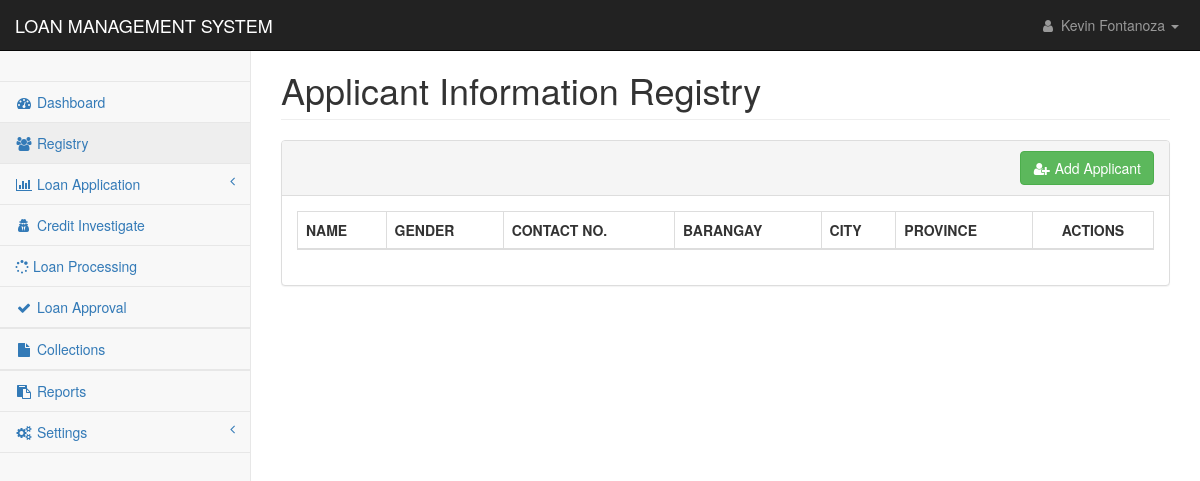
The page /pages/registry_applicant.php (signed in) on the database as committed earlier.
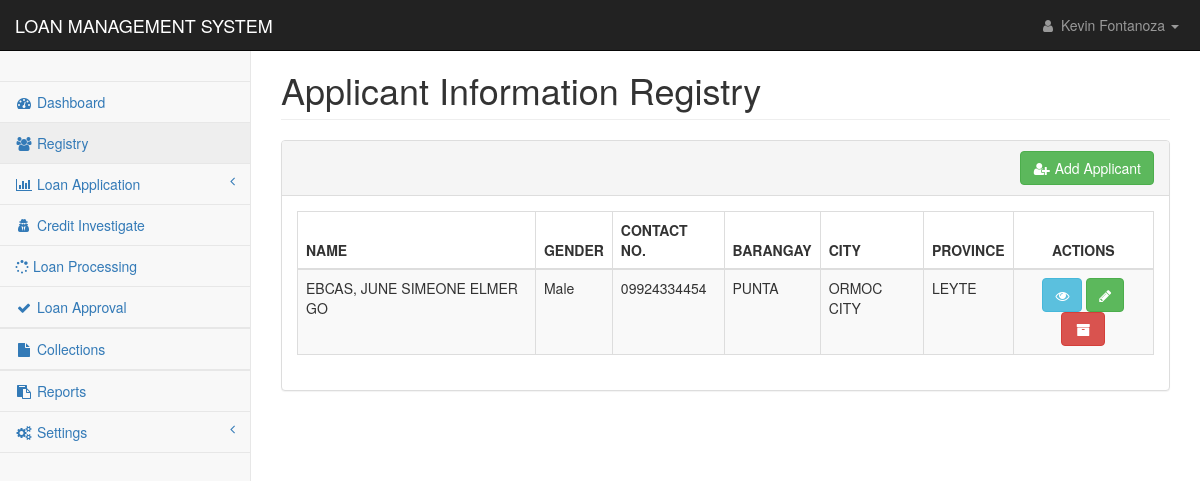
The same page on the database as committed later.
### tables this page shows
CREATE TABLE `applicants_personal` (
  `applicant_id` int(11) NOT NULL,
  `applicant_code` text NOT NULL,
  `firstname` text NOT NULL,
  `middlename` text NOT NULL,
  `lastname` text NOT NULL,
  `suffix` text NOT NULL,
  `nickname` text NOT NULL,
  `age` text NOT NULL,
  `gender` text NOT NULL,
  `contact1` text NOT NULL,
  `mstatus` text NOT NULL,
  `dob1` date NOT NULL,
  `pob1` text NOT NULL,
  `block1` text NOT NULL,
  `street1` text NOT NULL,
  `phase1` text NOT NULL,
  `brgy1` text NOT NULL,
  `city1` text NOT NULL,
  `province1` text NOT NULL,
  `map_url` text NOT NULL,
  `residence1` text NOT NULL,
  `lwith1` text NOT NULL,
  `block2` text NOT NULL,
  `street2` text NOT NULL,
  `phase2` text NOT NULL,
  `brgy2` text NOT NULL,
  `city2` text NOT NULL,
  `province2` text NOT NULL,
  `residence2` text NOT NULL,
  `lwith2` text NOT NULL,
  `mothername` text NOT NULL,
  `mothercon` text NOT NULL,
  `fathername` text NOT NULL,
  `fathercon` text NOT NULL,
  `file` text NOT NULL,
  `date_encoded` date NOT NULL
);

### config/conn.php (called while the page is built, shortened)
<?php
class DatabaseConnection
{
    public function connect()
    {
        $conn = new mysqli(DB_HOST,DB_USER,DB_PASSWORD,DB_DATABASE);
        return $this->conn = $conn;
    }
}
?>

### controller/reg_app.php (called while the page is built, shortened)
<?php
require_once('../config/conn.php');
class Registry extends DatabaseConnection {
    function display($table){
        $sql = "SELECT * FROM $table";
        $result = mysqli_query($this->connect(), $sql);
        return $result;
    }
    }
?>

### pages/registry_applicant.php (the view, shortened to what the changed rows need)
<?php
include('../config/conn.php');
include('../controller/reg_app.php');
if($_SESSION['user_id']){
?>
<!DOCTYPE html>
<html lang="en">
<head>
    <link href="../css/bootstrap.min.css" rel="stylesheet">
    <link href="../css/metisMenu.min.css" rel="stylesheet">
    <link href="../css/dataTables/dataTables.bootstrap.css" rel="stylesheet">
    <link href="../css/dataTables/dataTables.responsive.css" rel="stylesheet">
    <link href="../css/startmin.css" rel="stylesheet">
    <link href="../css/font-awesome.min.css" rel="stylesheet" type="text/css">
</head>
<body>
    <div id="wrapper">
        <?php include('nav.php');?>
        <div id="page-wrapper">
            <div class="container-fluid">
                <div class="row">
                    <div class="col-lg-12">
                        <h1 class="page-header">Applicant Information Registry</h1>
                    </div>
                </div>
                <div class="row">
                    <div class="col-lg-12">
                        <div class="panel panel-default">
                            <div class="panel-heading" align="right">
                                <a href="registry_application.php">
                                    <button type="button" class="btn btn-success">
                                        <i class="fa fa-fw" aria-hidden="true" title="Copy to use user-plus">&#xf234</i>
                                        Add Applicant
                                    </button>
                                </a>
                            </div>
                            <div class="panel-body">
                                <div class="table-responsive">
                                    <table class="table table-striped table-bordered table-hover"
                                        id="dataTables-example">
                                        <thead>
                                            <tr>
                                                <th>NAME</th>
                                                <th>GENDER</th>
                                                <th>CONTACT NO.</th>
                                                <th>BARANGAY</th>
                                                <th>CITY</th>
                                                <th>PROVINCE</th>
                                                <th class="text-center">ACTIONS</th>
                                            </tr>
                                        </thead>
                                        <tbody>
                                            <?php
                                                $applicant = new Registry();
                                                $result = $applicant->display("applicants_personal");
                                                foreach($result as $display){
                                            ?>
                                            <tr class="even gradeC">
                                                <td><?php echo $display['lastname'].', '.$display['firstname'].' '.$display['suffix'].' '.$display['middlename'];?>
                                                </td>
                                                <td><?php echo $display['gender'];?></td>
                                                <td><?php echo $display['contact1'];?></td>
                                                <td><?php echo $display['brgy1'];?></td>
                                                <td><?php echo $display['city1'];?></td>
                                                <td><?php echo $display['province1'];?></td>
                                                <td style="text-align:center">
                                                    <div class="tooltip-demo">
                                                        <a
                                                            href="registry_applicant_view.php?id=<?php echo $display['applicant_code'];?>">
                                                            <button type="button" class="btn btn-info"
                                                                data-toggle="tooltip" data-placement="top" title="View">
                                                                <i class="fa fa-eye" aria-hidden="true"></i>
                                                            </button>
                                                        </a>
                                                        <a
                                                            href="registry_applicant_update.php?id=<?php echo $display['applicant_code'];?>">
                                                            <button type="button" class="btn btn-success"
                                                                data-toggle="tooltip" data-placement="top" title="Edit">
                                                                <i class="fa fa-pencil" aria-hidden="true"></i>
                                                            </button>
                                                        </a>
                                                        <button data-target="#modal-<?= $display['applicant_code'] ?>"
                                                            type="button" class="btn btn-danger" data-toggle="modal"
                                                            data-placement="top" title="Archive">
                                                            <i class="fa fa-fw" aria-hidden="true"
                                                                title="Copy to use archive">&#xf187</i>
                                                        </button>
                                                    </div>
                                                </td>
                                            </tr>
                                            <?php
                                                }
                                            ?>
                                        </tbody>
                                    </table>
                                </div>
                            </div>
                        </div>
                    </div>
                </div>
            </div>
        </div>
    </div>
</body>
</html>
<?php
}else{
    header('location: index.php');
}
?>

### pages/nav.php (shortened to what the changed rows need)
<nav class="navbar navbar-inverse navbar-fixed-top" role="navigation">
    <div class="navbar-header">
        <a class="navbar-brand" href="index.php">LOAN MANAGEMENT SYSTEM</a>
    </div>
    <ul class="nav navbar-right navbar-top-links">
        <li class="dropdown">
            <a class="dropdown-toggle" data-toggle="dropdown" href="#">
                <i class="fa fa-user fa-fw"></i> <?php echo $_SESSION['name'];?> <b class="caret"></b>
            </a>
        </li>
    </ul>
    <div class="navbar-default sidebar" role="navigation">
        <div class="sidebar-nav navbar-collapse">
            <ul class="nav" id="side-menu">
                <li class="sidebar-search">
                </li>
                <li>
                    <a href="index.php"><i class="fa fa-dashboard fa-fw"></i> Dashboard</a>
                </li>
                <li>
                    <a href="registry_applicant.php"><i class="fa fa-users fa-fw"></i> Registry</a>
                <li>
                    <a href="#"><i class="fa fa-bar-chart fa-fw"></i> Loan Application<span class="fa arrow"></span></a>
                </li>
                <li>
                    <a href="loan_credit_investigation.php"><i class="fa fa-user-secret fa-fw"></i> Credit
                        Investigate</a>
                </li>
                <li>
                    <a href="process_loan.php"><i class="fa fa-spinner"></i> Loan Processing</a>
                </li>
                <li>
                    <a href="loan_approval.php"><i class="fa fa-check fa-fw"></i> Loan Approval</a>
                <li>
                <li>
                    <a href="#"><i class="fa fa-file fa-fw"></i> Collections</a>
                <li>
                <li>
                    <a href="#"><i class="fa fa-clipboard fa-fw"></i> Reports</a>
                <li>
                    <a href="#"><i class="fa fa-cogs fa-fw"></i> Settings<span class="fa arrow"></span></a>
                </li>
            </ul>
        </div>
    </div>
</nav>

Rows that differ between the two databases and show on the page:
added applicants_personal: lastname "EBCAS", firstname "JUNE SIMEONE ELMER", middlename "GO", gender "Male", contact1 "09924334454", brgy1 "PUNTA", city1 "ORMOC CITY", province1 "LEYTE"
